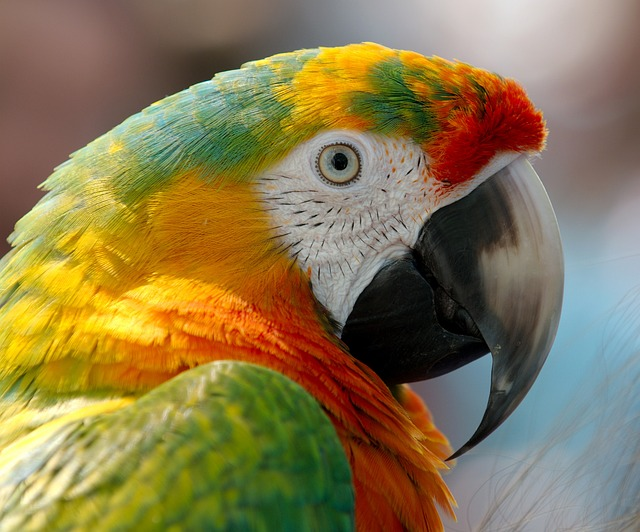
#> input picture parrot.jpg, 640 x 532 px, found by its file name
$ python geomstric-transformation.py
#> lines starting #> are read from the running program, lines starting #| are printed output that depends on the picture
import cv2 as cv
import numpy as np

#image read
img= cv.imread('D:\Data Science\Computer vision\parrot.jpg')
#> img is the input picture: shape (532, 640, 3); mean B, G, R 78.5, 120.3, 137

#scaling

# scale_factor= 0.3
# resize_img= cv.resize(img, None, fx= scale_factor, fy= scale_factor, interpolation=cv.INTER_LINEAR)

#rotation
'''
# Rotation angle in degrees
angle = 75
# Get the image center
center = (img.shape[1] // 2, img.shape[0] // 2)
# Perform rotation
rotation_matrix = cv.getRotationMatrix2D(center, angle, 1.0)
rotated_img = cv.warpAffine(img, rotation_matrix, (img.shape[1], img.shape[0]))
'''
#translation
translation_matrix= np.float32([[1, 0, 50], [0, 1, 30]])
 #Perform translation
translated_img = cv.warpAffine(img, translation_matrix, (img.shape[1], img.shape[0]))
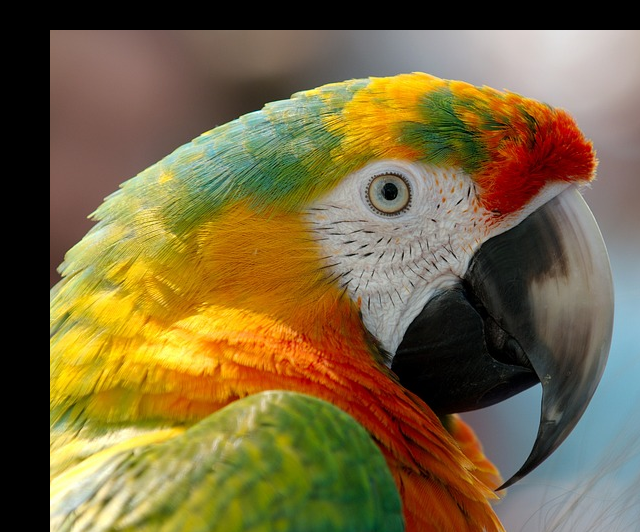
#> translated_img: shape (532, 640, 3); mean B, G, R 63.7, 103.2, 120.4

# Display the original and resized images
cv.imshow('Original Image', img)
cv.imshow('Resized Image', translated_img)
cv.waitKey(0)
cv.destroyAllWindows()

$ run again, with Kheops-Pyramid.jpg copied over parrot.jpg
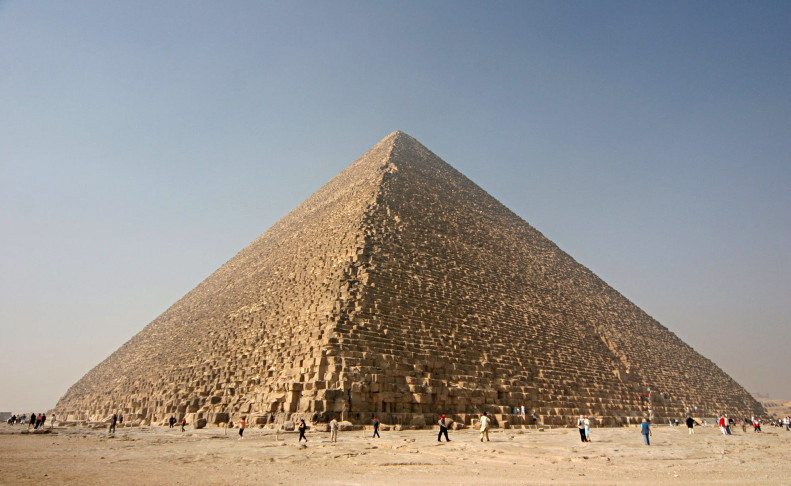
#> input picture Kheops-Pyramid.jpg, 1581 x 971 px, found by its file name (shown at 1/2 size)
#> img is the input picture: shape (971, 1581, 3); mean B, G, R 140.8, 145.6, 150.9
#> `translated_img = cv.warpAffine(img, translation_matrix, (img.shape[1],..`:
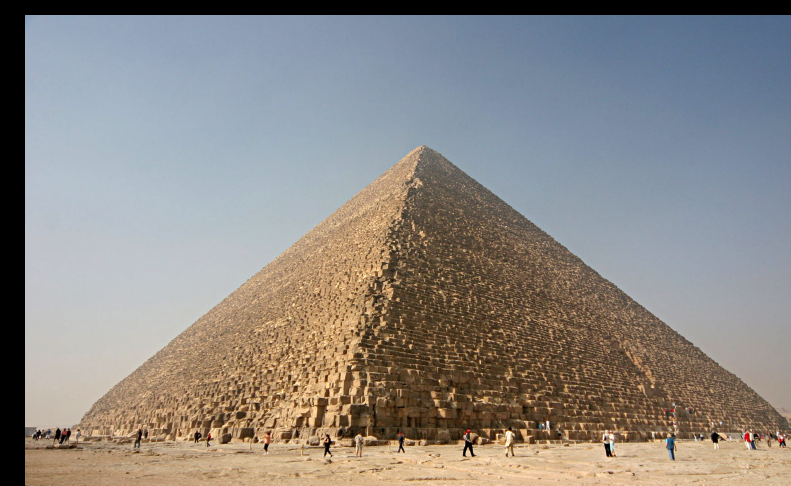
#> translated_img: shape (971, 1581, 3) (shown at 1/2 size); mean B, G, R 132.1, 135.9, 140.2

$ run again, with bottlecap.jpg copied over parrot.jpg
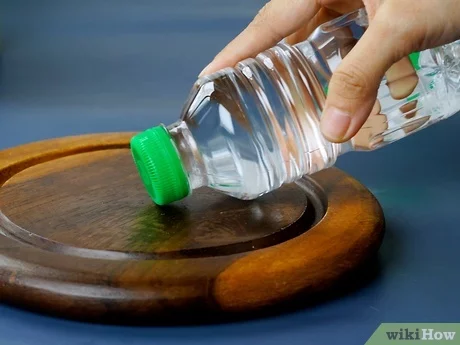
#> input picture bottlecap.jpg, 460 x 345 px, found by its file name
#> img is the input picture: shape (345, 460, 3); mean B, G, R 90.3, 94.4, 92.9
#> `translated_img = cv.warpAffine(img, translation_matrix, (img.shape[1],..`:
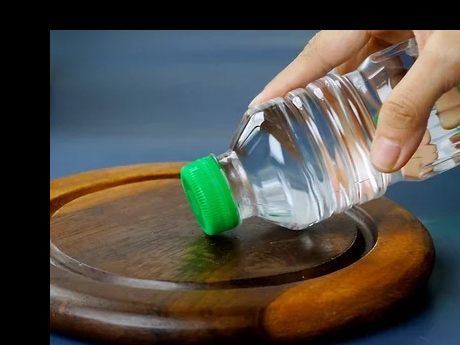
#> translated_img: shape (345, 460, 3); mean B, G, R 71.1, 78.4, 81.1
